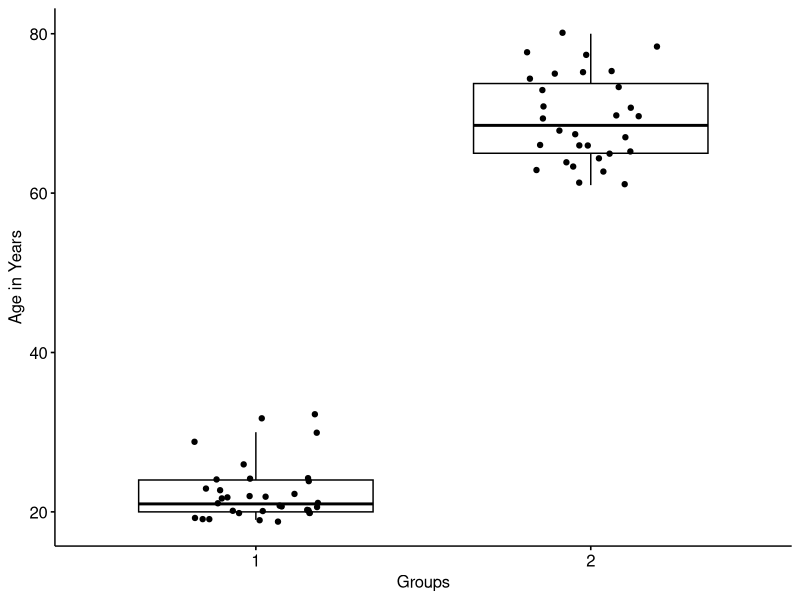
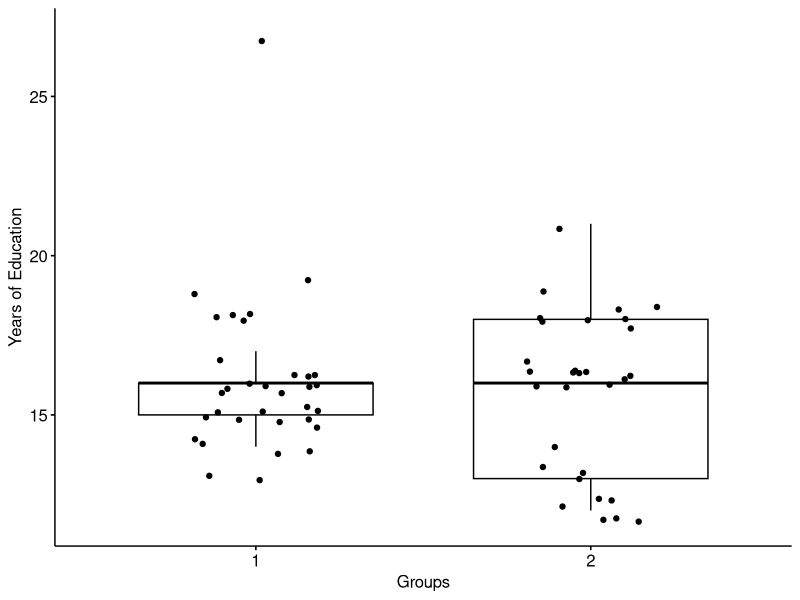
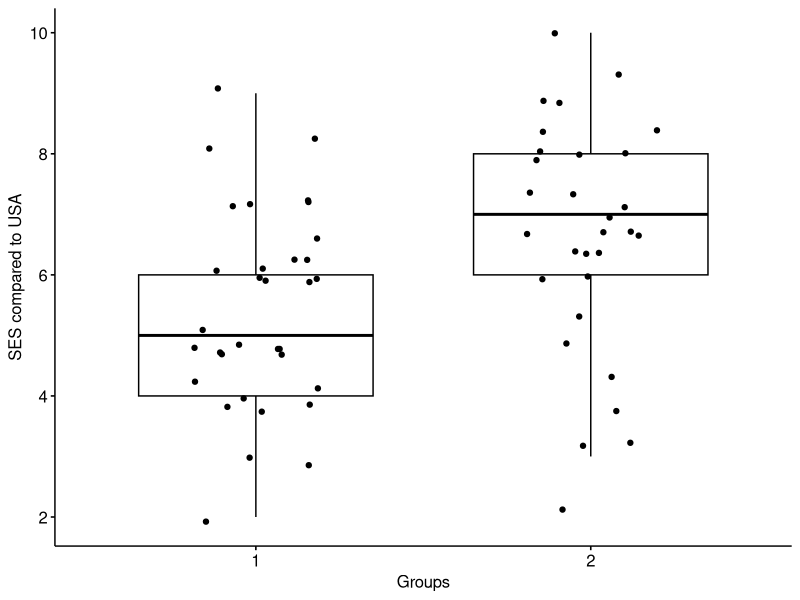
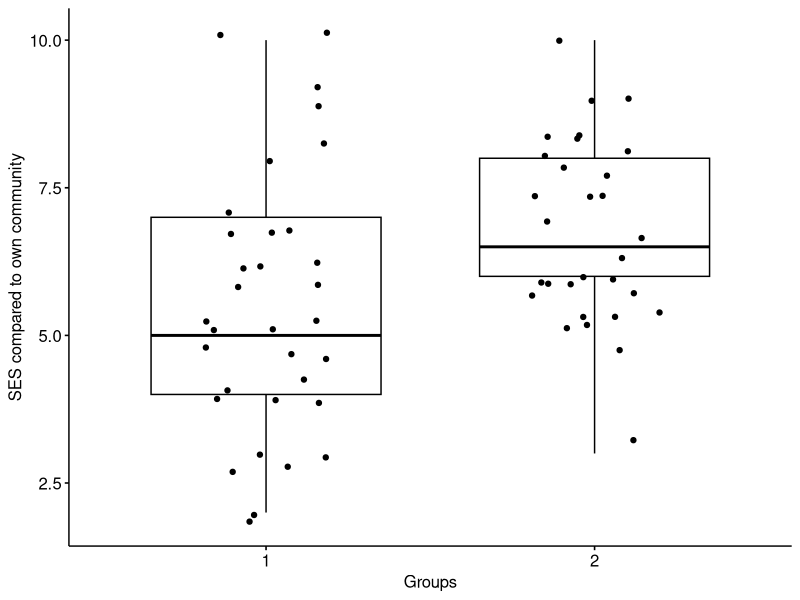

These charts were generated, in order, by the following R code: (Note: this script raises an error after producing the figures.)
# Demo and questionnaire Data
# 9.14.20

# load required packages ####
library(here)
library(tidyverse)
library(rstatix)
library(ggpubr)

# load source functions

# set hard-coded variables

# load data
dt <- read.csv(here::here('data', 'SocialAL_demo_question_data.csv'))

# remove unused people
dt <- dt[which(dt$Use_in_Analyses == 1),]
dt <- dt[4:29]
dt$AgeGroup_YA1OA2 <- factor(dt$AgeGroup_YA1OA2)

# calc digit span total
dt$Digit.Total = dt$Digit.Span.Forward + dt$Digit.Span.Backward

# numbers in each age group
table(dt$AgeGroup_YA1OA2)

# numbers in each age group
breakdown <- table(dt$AgeGroup_YA1OA2, dt$Gender_0M1F)

# age mean, range by group for text
dt %>% group_by(AgeGroup_YA1OA2) %>% summarize(age_min = min(Age), age_max = max(Age))

# group means ####
means <- dt %>% group_by(AgeGroup_YA1OA2) %>% 
  summarize(
    Age = mean(Age), 
    Education= mean(YearsEdu), 
    SES_USA = mean(SES_USA), 
    SES_Community= mean(SES_Community), 
    PI_Economic = mean(Political.ideology_Economic), 
    PI_Social = mean(Political.ideology_Social), 
    PI_Foreign_Policy = mean(Political.ideology_ForeignPolicy),
    MoCA = mean(MoCA), 
    Digit_Comparison_Correct = mean(Digit.Comparison.Correct), 
    Digit_Comparison_Error = mean(Digit.Comparison.Error),
    Digit_Total = mean(Digit.Total), 
    Shipley = mean(Shipley), 
    SMQ_IS = mean(SMQ_IS), 
    SMQ_ER = mean(SMQ_ER)
  )
rownames(means) <- c("Younger", "Older")
means <- as.data.frame(t(means))
means$Younger <- as.numeric(means$Younger)
means$Older <- as.numeric(means$Older)

# group standard devs ####
sds <- dt %>% group_by(AgeGroup_YA1OA2) %>% 
  summarize(
    Age = sd(Age),
    Education= sd(YearsEdu), 
    SES_USA = sd(SES_USA), 
    SES_Community= sd(SES_Community), 
    PI_Economic = sd(Political.ideology_Economic), 
    PI_Social = sd(Political.ideology_Social), 
    PI_Foreign_Policy = sd(Political.ideology_ForeignPolicy),
    MoCA = sd(MoCA), 
    Digit_Comparison_Correct = sd(Digit.Comparison.Correct), 
    Digit_Comparison_Error = sd(Digit.Comparison.Error),
    Digit_Total = sd(Digit.Total), 
    Shipley = sd(Shipley), 
    SMQ_IS = sd(SMQ_IS), 
    SMQ_ER = sd(SMQ_ER)
  )
rownames(sds) <- c("Younger", "Older")
sds <- as.data.frame(t(sds))
sds$Younger <- as.numeric(sds$Younger)
sds$Older <- as.numeric(sds$Older)

# create table ####
table <- matrix(nrow= nrow(means), ncol = ncol(means) + 3)
for (x in 1:nrow(means)){
  for (y in 1:ncol(means)){
    table[x,y+1] <- paste0(round(means[x,y], 2), ' (', round(sds[x,y], 2), ')')
  }
}
colnames(table) <- c("Variable", "Younger", "Older","t value", "p value")
table <- as.data.frame(table)
table$Variable <- rownames(means)

#### Functions to compare group means ####
# Group comparisons - https://www.datanovia.com/en/lessons/t-test-in-r/

graph <- function(data, variable, variname) {
  # variable and variname need to be in quotes
  ggboxplot(data, x = 'AgeGroup_YA1OA2', y = variable, ylab = variname, xlab = 'Groups', add = 'jitter')
}

compare <- function(data, formula) {
  # formula is the comparison in quotes - e.g. 'age ~ weight'
  ltest <- dt %>% levene_test(as.formula(formula))
  ifelse(ltest$p > 0.05, 
                 ttest <- dt %>% t_test(as.formula(formula), var.equal = TRUE) %>% add_significance(),
                 ttest <- dt %>%  t_test(as.formula(formula), var.equal = FALSE) %>% add_significance()
  )
  return(ttest)
}

add_to_table <- function(table, row, ttest) {
  table[row,4] <- round(ttest$statistic, 2)
  ifelse(ttest$p.signif == 'ns', 
    table[row,5] <- round(ttest$p, 3), 
    table[row,5] <- paste0(round(ttest$p, 3), '*')
  )
  return(table)
}

#### Using functions to add demo comparisons to table ####
# Age
graph(dt, 'Age', 'Age in Years')
age <- compare(dt, 'Age ~ AgeGroup_YA1OA2')
table <- add_to_table(table, 2, age)
rm(age)

# Eduation
graph(dt, 'YearsEdu', 'Years of Education')
ed <- compare(dt, 'YearsEdu ~ AgeGroup_YA1OA2')
table <- add_to_table(table, 3, ed)
rm(ed)

# SES US
graph(dt, 'SES_USA', 'SES compared to USA')
ses1 <- compare(dt, 'SES_USA ~ AgeGroup_YA1OA2')
table <- add_to_table(table, 4, ses1)
rm(ses1)

# SES Community
graph(dt, 'SES_Community', 'SES compared to own community')
ses2 <- compare(dt, 'SES_Community ~ AgeGroup_YA1OA2')
table <- add_to_table(table, 5, ses1)
rm(ses2)

#Political Ideology Economic
graph(dt, 'Political.ideology_Economic', 'Economic Political Ideology')
pi1 <- compare(dt, 'Political.ideology_Economic ~ AgeGroup_YA1OA2')
table <- add_to_table(table, 6, pi1)
rm(pi1)

#Political Ideology Social
graph(dt, 'Political.ideology_Social', 'Social Political Ideology')
pi2 <- compare(dt, 'Political.ideology_Social ~ AgeGroup_YA1OA2')
table <- add_to_table(table, 7, pi2)
rm(pi2)

#Political Ideology Foreign Policy
graph(dt, 'Political.ideology_ForeignPolicy', 'Foreign Policy Political Ideology')
pi3 <- compare(dt, 'Political.ideology_ForeignPolicy ~ AgeGroup_YA1OA2')
table <- add_to_table(table, 8, pi3)
rm(pi3)

#### Using functions to add neuro comparisons to table ####
# MoCA
graph(dt, 'MoCA', 'MoCA Score')
moca <- compare(dt, 'MoCA ~ AgeGroup_YA1OA2')
table <- add_to_table(table, 9, moca)
rm(moca)

# Digit Comparison Accuracy
graph(dt, 'Digit.Comparison.Correct', 'Digit Comparison Accuracy')
dc1 <- compare(dt, 'Digit.Comparison.Correct ~ AgeGroup_YA1OA2')
table <- add_to_table(table, 10, dc1)
rm(dc1)

# Digit Comparison Errors
graph(dt, 'Digit.Comparison.Error', 'Digit Comparison Errors')
dc2 <- compare(dt, 'Digit.Comparison.Error ~ AgeGroup_YA1OA2')
table <- add_to_table(table, 11, dc2)
rm(dc2)

# Digit Span Total
graph(dt, 'Digit.Total', 'Digit Span Total')
ds <- compare(dt, 'Digit.Total ~ AgeGroup_YA1OA2')
table <- add_to_table(table, 12, ds)
rm(ds)

# Shipley
graph(dt, 'Shipley', 'Shipley Vocabulary')
vocab <- compare(dt, 'Shipley ~ AgeGroup_YA1OA2')
table <- add_to_table(table, 13, vocab)
rm(vocab)

# SMQ-IS
graph(dt, 'SMQ_IS', 'Information Seeking Social Motive')
smq1 <- compare(dt, 'SMQ_IS ~ AgeGroup_YA1OA2')
table <- add_to_table(table, 14, smq1)
rm(smq1)

# SMQ-ER
graph(dt, 'SMQ_ER', 'Emotion Regulation Social Motive')
smq2 <- compare(dt, 'SMQ_ER ~ AgeGroup_YA1OA2')
table <- add_to_table(table, 15, smq2)
rm(smq2)

#### Clean up table ####
table[1,1] <- 'N'
table[1,2] <- paste0(breakdown[1,1], 'M/', breakdown[1,2], 'F')
table[1,3] <- paste0(breakdown[2,1], 'M/', breakdown[2,2], 'F')
table[1,4] <- round(chisq_test(breakdown)$statistic, 2)
table[1,5] <- chisq_test(breakdown)$p
